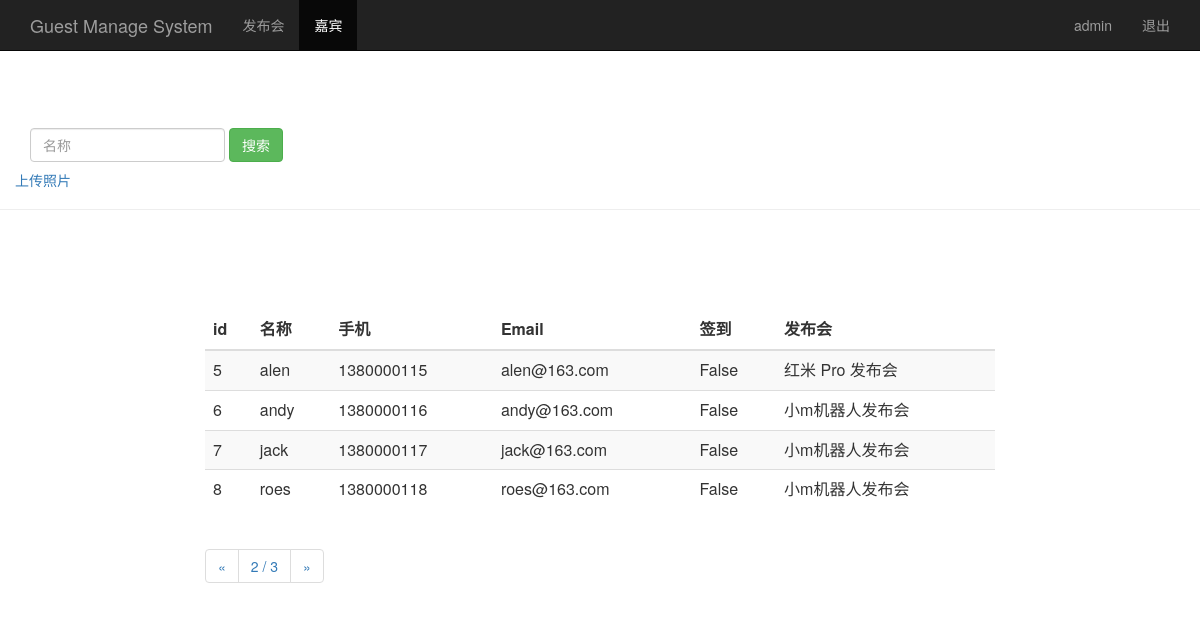
The page /guest_manage/?page=2 (signed in) on the database its author committed.
### sign/models.py (models this page shows, shortened)
class Guest(models.Model):
    event = models.ForeignKey(Event) # 关联发布会id
    realname = models.CharField(max_length=64) # 姓名
    phone = models.CharField(max_length=16) # 手机号
    email = models.EmailField() # 邮箱
    sign = models.BooleanField() # 签到状态
    headphoto=models.CharField(max_length=100) #照片存放路径
    create_time = models.DateTimeField(auto_now=True) # 创建时间（自动获取当前时间）
    class Meta:
        unique_together = ("event", "phone")

class Event(models.Model):
    name = models.CharField(max_length=100) # 发布会标题
    limit = models.IntegerField() # 参加人数
    status = models.BooleanField() # 状态
    address = models.CharField(max_length=200) # 地址
    start_time = models.DateTimeField('events time') # 发布会时间
    create_time = models.DateTimeField(auto_now=True) # 创建时间（自动获取当前时间）
    def __str__(self):
        return self.name# 嘉宾表

### sign/views.py (the view)
# urls.py: url(r'^guest_manage/$', views.guest_manage),
@login_required
def guest_manage(request):
    username = request.session.get('user', '')
    guest_list = Guest.objects.all()
    paginator = Paginator(guest_list, 4)
    page = request.GET.get('page')
    try:
        contacts = paginator.page(page)
    except PageNotAnInteger:
        contacts = paginator.page(1)
    except EmptyPage:
        contacts = paginator.page(paginator.num_pages)
    return render(request, "guest_manage.html", {"user": username, "guests": contacts})

### templates/guest_manage.html (shortened to what this page needs)
<html lang="zh-CN">
	<head>
	{% load bootstrap3 %}
	{% bootstrap_css %}
	</head>
	<body role="document">
		<nav class="navbar navbar-inverse navbar-fixed-top">
			<div class="container">
				<div class="navbar-header">
					<a class="navbar-brand" href="/event_manage/">Guest Manage System</a>
				</div>
				<div id="navbar" class="collapse navbar-collapse">
					<ul class="nav navbar-nav">
						<li><a href="/event_manage/">发布会</a></li>
						<li class="active"><a href="#">嘉宾</a></li>
					</ul>
					<ul class="nav navbar-nav navbar-right">
						<li><a href="#"><span>{% bootstrap_icon "user" %} {{user}}</span></a></li>
						<li><a href="/logout/">退出</a></li>
					</ul>
				</div>
			</div>
		</nav>
		<div class="page-header" style="padding-top: 80px;">
			<div id="navbar" class="navbar-collapse collapse">
				<form class="navbar-form" method="get" action="/search_guest_name/">
					<div class="form-group">
						<input name="name" type="text" placeholder="名称" class="form-control">
					</div>
					<button type="submit" class="btn btn-success">搜索</button>
				</form>
				<p><a href="/upload_image/">上传照片</a></p>
			</div>
		</div>
		<div class="row" style="padding-top: 80px;">
			<div class="col-md-2">
			</div>
				<div class="col-md-8">
					<table class="table table-striped">
						<thead>
							<tr>
								<th>id</th>
								<th>名称</th>
								<th>手机</th>
								<th>Email</th>
								<th>签到</th>
								<th>发布会</th>
							</tr>
						</thead>
						<tbody> {% for guest in guests %}
						<tr>
							<td>{{ guest.id }}</td>
							<td>{{ guest.realname }}</td>
							<td>{{ guest.phone }}</td>
							<td>{{ guest.email }}</td>
							<td>{{ guest.sign }}</td>
							<td>{{ guest.event }}</td>
						</tr>
						{% endfor %}
						</tbody>
					</table>
		<nav aria-label="Page navigation">
			<ul class="pagination">
				<li>
					{% if guests.has_previous %}
					<a href="?page={{ guests.previous_page_number }}" aria-label="Previous">
						{% endif %}
						<span aria-hidden="true">&laquo;</span>
					</a>
				</li>
				<li>
					<a>{{ guests.number }} / {{ guests.paginator.num_pages }}</a>
				</li>
				<li>
					{% if guests.has_next %}
					<a href="?page={{ guests.next_page_number }}" aria-label="Next">
					{% endif %}
					<span aria-hidden="true">&raquo;</span>
					</a>
				</li>
			</ul>
		</nav>
		</div>
		<div class="col-md-2">
		</div>
	</body>
</html>

### rows shown on the page
Guest: id "5", realname "alen", phone "1380000115", email "alen@163.com", sign "False", event "红米 Pro 发布会"
Guest: id "6", realname "andy", phone "1380000116", email "andy@163.com", sign "False", event "小m机器人发布会"
Guest: id "7", realname "jack", phone "1380000117", email "jack@163.com", sign "False", event "小m机器人发布会"
Guest: id "8", realname "roes", phone "1380000118", email "roes@163.com", sign "False", event "小m机器人发布会"

### other values the page prints
{{ user }} "admin"
{{ guests.number }} "2"
{{ guests.paginator.num_pages }} "3"
